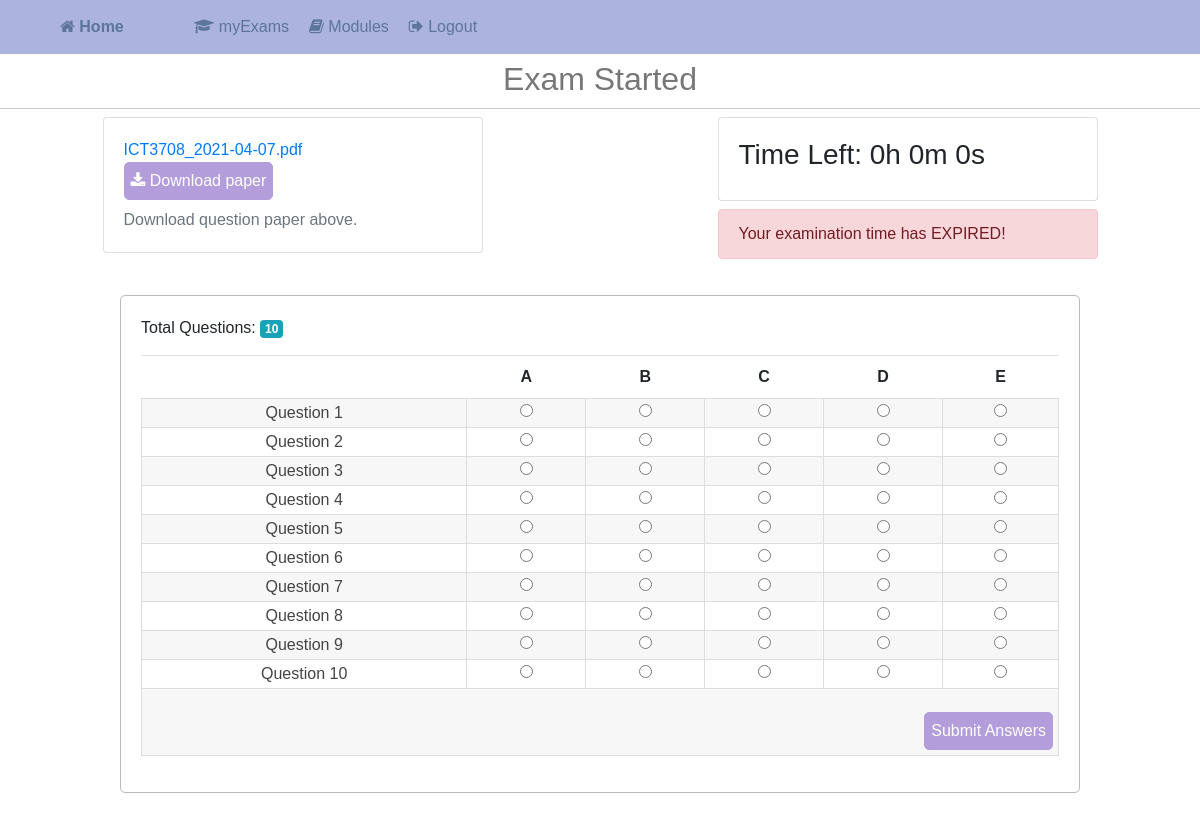
The page /student/starting_exam.php?id=ICT3708 on the database its author committed.
### tables this page shows
CREATE TABLE `exam` (
  `exam_ID` int(11) NOT NULL,
  `moduleCode` varchar(53) DEFAULT NULL,
  `exam_Date` date DEFAULT NULL,
  `StartTime` time DEFAULT NULL,
  `CompletionTime` time DEFAULT NULL,
  `exam_type` varchar(10) NOT NULL,
  `num_Question` tinyint(10) DEFAULT NULL
);

### config/config.php (called while the page is built, shortened)
<?php
	abstract class DBConnection {
		private $conn = null;
		private function db_init() {
			try {
				$this->conn = new PDO("mysql:host=".self::DB_HOST.";dbname=".self::DB_NAME, self::DB_USER, self::DB_PASSWORD);
			}
			catch(PDOException $e) {
				echo "DATABSE ERROR: ". $e->getMessage();
			}
			return $this->conn;
		}
		public function connect() {
			return $this->db_init();
		}
	}
?>

### model/examModel.php (called while the page is built, shortened)
<?php
class Exam extends DBConnection {
	private $conn = null;
	public function __construct() {
		$this->conn = parent::connect();
	}
	public function getExamInfo($moduleCode) {
		$stmt = $this->conn->prepare("SELECT * FROM `exam` WHERE moduleCode = ? OR exam_ID = ? ORDER BY exam_ID DESC");
		$stmt->bindValue(1, $moduleCode);
		$stmt->bindValue(2, $moduleCode);
		$stmt->execute();
		if($stmt->rowCount() > 0) {
			return $stmt->fetch(PDO::FETCH_OBJ);
		}
		else {
			return false;
		}
	}
}
?>

### student/starting_exam.php (the view, shortened to what this page needs)
<?php
	include('header.php');
	include('menubar.php');
	if(isset($_REQUEST['id'])) {
		$info = $exam->getExamInfo($_REQUEST['id']);
	}
?>
<div class="page-header">Exam Started</div>
<div class="row">
	<div class="col-md-4 mt-2 mx-auto">
		<div class="card">
			<div class="card-body">
				<div><a href="<?php echo "../exam_paper/".$info->moduleCode.'_'.$info->exam_Date.'.pdf'; ?>" class="mb-3"><?php echo $info->moduleCode.'_'.$info->exam_Date.'.pdf'; ?></a></div>
				<div><a href="<?php echo "../exam_paper/".$info->moduleCode.'_'.$info->exam_Date.'.pdf'; ?>" class="btn btn-primary mb-2"><i class="fa fa-download"></i> Download paper</a></div>
				<div class="text-muted">Download question paper above.</div>
			</div>
		</div>
	</div>
	<div class="col-md-4 mt-2 mx-auto">
		<div class="card">
			<div class="card-body">
				<h3><div id="timer_lapse">Time Left 0:0:0</div></h3>
			</div>
		</div>
		<div id="message"></div>
	</div>
</div>
<div style="width: 80%; margin: 20px auto; border: thin solid #bbb; border-radius: 5px; padding: 20px;">
	Total Questions: <span class="badge badge-info"><?php echo $info->num_Question; ?></span>
	<table border="0" class="table" style="text-align: center;">
		<th></th><th>A</th><th>B</th><th>C</th><th>D</th><th>E</th>
		<form action="confirm.php" method="POST" enctype="">
		<?php for($i = 1; $i <= $info->num_Question; $i++): ?>
			<tr>
				<td>Question <?php echo $i; ?></td>
				<td><input type="radio" name="<?php echo $i; ?>" value="A"></td>
				<td><input type="radio" name="<?php echo $i; ?>" value="B"></td>
				<td><input type="radio" name="<?php echo $i; ?>" value="C"></td>
				<td><input type="radio" name="<?php echo $i; ?>" value="D"></td>
				<td><input type="radio" name="<?php echo $i; ?>" value="E"></td>
			</tr>
		<?php endfor; ?>
		<tr>
			<td colspan="6" align="right">
				<br>
				<button type="submit" class="btn" name="action" value="finish">Submit Answers</button>
			</td>
		</tr>
		</form>
	</table>
</div>

### assets/styles.css (style rules this page uses)
.page-header { font-size: 2em; color: #777; text-align: center; border-bottom: thin solid #ccc; margin-top: 50px; padding: 5px 0; }
.table { border-collapse: collapse; width: 100%; margin-top: 15px; border-bottom: thin solid #777; border-color: #bbb; }
.table tr td { border: thin solid #bbb; border-color: #ddd; color: #444; padding: 5px; }
.btn { background-color: #B39DDB; color: #fff; border: thin solid #B39DDB; padding: 6px; border-radius: 5px; cursor: pointer; }

### student/starting_exam.php (style rules this page uses)
table tr:nth-child(even) { background-color: #f7f7f7; }

### rows shown on the page
exam: moduleCode "ICT3708", exam_Date "2021-04-07", num_Question "10"
